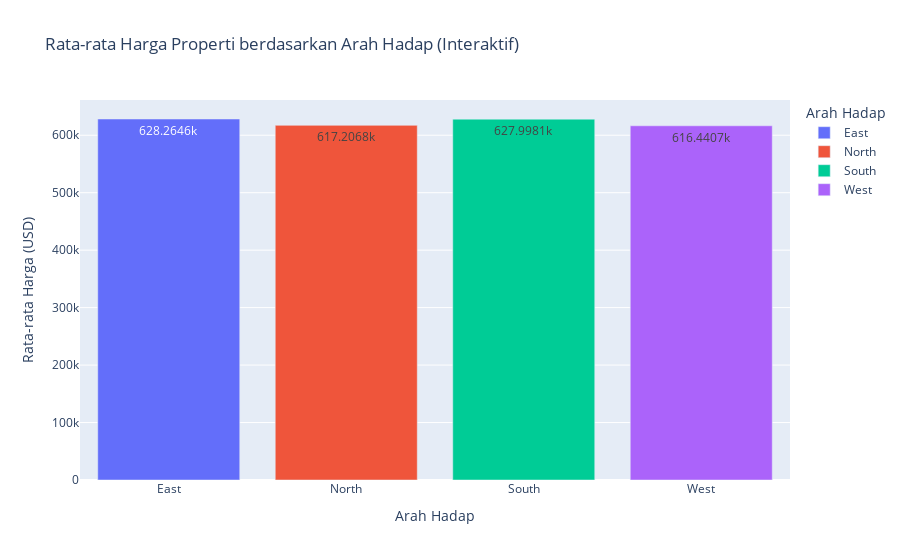

Notebook code for this chart:
### Code cell
#Menggunakan Plotly Express ---
import plotly.express as px

fig = px.bar(avg_price_per_per_face,
             x='Face',
             y='Sale Price',
             color='Face', # Memberi warna berbeda untuk setiap bar
             title='Rata-rata Harga Properti berdasarkan Arah Hadap (Interaktif)',
             labels={'Sale Price': 'Rata-rata Harga (USD)', 'Face': 'Arah Hadap'},
             text_auto=True) # Otomatis menambahkan label

fig.show()

### Figure 1 — Plotly figure (JSON) as saved in the notebook; plotly's stock layout.template omitted (floating-point values rounded to 4 significant figures)
{"data": [{"alignmentgroup": "True", "hovertemplate": "Arah Hadap=%{x}<br>Rata-rata Harga (USD)=%{y}<extra></extra>", "legendgroup": "East", "marker": {"color": "#636efa", "pattern": {"shape": ""}}, "name": "East", "offsetgroup": "East", "orientation": "v", "showlegend": true, "textposition": "auto", "texttemplate": "%{y}", "type": "bar", "x": ["East"], "xaxis": "x", "y": [628300.0], "yaxis": "y"}, {"alignmentgroup": "True", "hovertemplate": "Arah Hadap=%{x}<br>Rata-rata Harga (USD)=%{y}<extra></extra>", "legendgroup": "North", "marker": {"color": "#EF553B", "pattern": {"shape": ""}}, "name": "North", "offsetgroup": "North", "orientation": "v", "showlegend": true, "textposition": "auto", "texttemplate": "%{y}", "type": "bar", "x": ["North"], "xaxis": "x", "y": [617200.0], "yaxis": "y"}, {"alignmentgroup": "True", "hovertemplate": "Arah Hadap=%{x}<br>Rata-rata Harga (USD)=%{y}<extra></extra>", "legendgroup": "South", "marker": {"color": "#00cc96", "pattern": {"shape": ""}}, "name": "South", "offsetgroup": "South", "orientation": "v", "showlegend": true, "textposition": "auto", "texttemplate": "%{y}", "type": "bar", "x": ["South"], "xaxis": "x", "y": [628000.0], "yaxis": "y"}, {"alignmentgroup": "True", "hovertemplate": "Arah Hadap=%{x}<br>Rata-rata Harga (USD)=%{y}<extra></extra>", "legendgroup": "West", "marker": {"color": "#ab63fa", "pattern": {"shape": ""}}, "name": "West", "offsetgroup": "West", "orientation": "v", "showlegend": true, "textposition": "auto", "texttemplate": "%{y}", "type": "bar", "x": ["West"], "xaxis": "x", "y": [616400.0], "yaxis": "y"}], "layout": {"barmode": "relative", "legend": {"title": {"text": "Arah Hadap"}, "tracegroupgap": 0}, "title": {"text": "Rata-rata Harga Properti berdasarkan Arah Hadap (Interaktif)"}, "xaxis": {"anchor": "y", "categoryarray": ["East", "North", "South", "West"], "categoryorder": "array", "domain": [0, 1], "title": {"text": "Arah Hadap"}}, "yaxis": {"anchor": "x", "domain": [0, 1], "title": {"text": "Rata-rata Harga (USD)"}}}}
